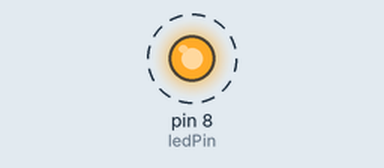
Bench run of a sketch on a simulated Arduino Uno, built with avr-gcc and run on an emulated ATmega328P. Shown: output pins drawn as LEDs (lit = HIGH). Dashed ring = blinking. What the sketch prints to the serial monitor is not drawn.

Above: at 0.12 s.
Timing chart, 0 to 3.0 s (numbered marks = the images above):
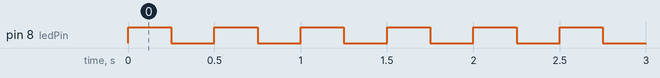

Measured:
- by itself, pin 8 (ledPin): alternates HIGH for 0.25 s and LOW for 0.25 s

The sketch:

sFunkVariableBlinker.ino
```cpp
int ledPin = 8;
int delayVar = 2000;

void setup() {
  Serial.begin(9600); //Serial.begin() will tell the computer at what rate to send data. This must correspond with the rate at which the Arduino reads data.
  pinMode(8, OUTPUT); //pinMode selects which pin will be used (in this case, pin 8)
}

void loop() {
  digitalWrite(ledPin, HIGH); //when the pin is switched to high, it turns on the LED
  Serial.println("Blink"); //this command prints "Blink" in the module every time the LED turns on
  delay(250); //the bigger the delay, the slower the LED will blink
  digitalWrite(ledPin, LOW); //when the pin is switched to low, it turns off the LED
  delay(250);
}
```
